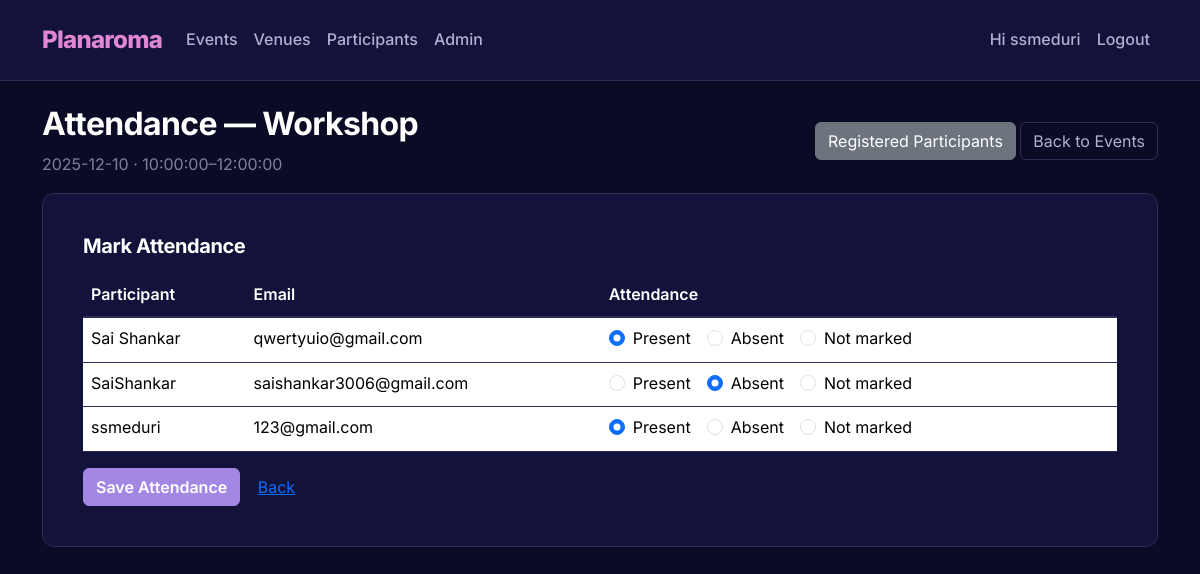
The app's page /event/1/attendance (signed in) with its own data.
### app/models.py (models this page shows, shortened)
class User(UserMixin, db.Model):
    __tablename__ = 'user'
    id = db.Column(db.Integer, primary_key=True)
    username = db.Column(db.String(80), unique=True, nullable=False)
    password_hash = db.Column(db.String(200), nullable=False)
    role = db.Column(db.String(20), nullable=False, default='viewer')  # admin, staff, viewer

class Event(db.Model):
    __tablename__ = 'event'
    id = db.Column(db.Integer, primary_key=True)
    title = db.Column(db.String(120), nullable=False)
    description = db.Column(db.Text)
    date = db.Column(db.Date, nullable=False)
    start_time = db.Column(db.Time, nullable=False)
    end_time = db.Column(db.Time, nullable=False)
    venue_id = db.Column(db.Integer, db.ForeignKey('venue.id'), nullable=False)
    participant_assoc = db.relationship('EventParticipant', back_populates='event', cascade='all, delete-orphan')
    participants = db.relationship(
        'Participant',
        secondary='event_participants',
        back_populates='events',
        overlaps="participant_assoc,event_assoc"
    )

class EventParticipant(db.Model):
    __tablename__ = 'event_participants'
    event_id = db.Column(db.Integer, db.ForeignKey('event.id'), primary_key=True)
    participant_id = db.Column(db.Integer, db.ForeignKey('participant.id'), primary_key=True)
    attendance_status = db.Column(db.String(20), nullable=False, default='not_marked')
    event = db.relationship('Event', back_populates='participant_assoc', overlaps="participants,event_assoc")
    participant = db.relationship('Participant', back_populates='event_assoc', overlaps="events,participant_assoc")

class Participant(db.Model):
    __tablename__ = 'participant'
    id = db.Column(db.Integer, primary_key=True)
    name = db.Column(db.String(150), nullable=False)
    email = db.Column(db.String(200), nullable=True)
    phone = db.Column(db.String(50), nullable=True)
    notes = db.Column(db.Text, nullable=True)  # added notes column
    event_assoc = db.relationship('EventParticipant', back_populates='participant', cascade='all, delete-orphan')
    events = db.relationship(
        'Event',
        secondary='event_participants',
        back_populates='participants',
        overlaps="participant_assoc,event_assoc"
    )

### app/routes.py (the view)
@main_bp.route('/event/<int:event_id>/attendance')
@login_required
@require_roles('admin', 'staff')
def event_attendance_view(event_id):
    event = Event.query.get_or_404(event_id)
    assocs = EventParticipant.query.filter_by(event_id=event.id).join(Participant).order_by(Participant.name).all()
    return render_template('events/attendance.html', event=event, assocs=assocs)

### app/__init__.py (called while the page is built)
def create_app():
    app = Flask(__name__, static_folder='static', template_folder='templates')
    app.config.from_object(Config)
    db.init_app(app)
    login_manager.init_app(app)
    from .models import User
    @login_manager.user_loader
    def load_user(user_id):
        return User.query.get(int(user_id))
    from .routes import main_bp
    from .auth import auth_bp
    app.register_blueprint(main_bp)
    app.register_blueprint(auth_bp)
    return app

### app/utils.py (called while the page is built)
def require_roles(*roles):
    def decorator(f):
        @wraps(f)
        def wrapped(*args, **kwargs):
            if not current_user or not current_user.is_authenticated:
                abort(403)
            if current_user.role not in roles:
                abort(403)
            return f(*args, **kwargs)
        return wrapped
    return decorator

### app/templates/events/attendance.html
{% extends 'base.html' %}
{% block content %}
<div class="d-flex justify-content-between align-items-center mb-3">
  <div>
    <h2>Attendance — {{ event.title }}</h2>
    <p class="text-muted mb-0">{{ event.date }} · {{ event.start_time }}–{{ event.end_time }}</p>
  </div>
  <div>
    <a class="btn btn-secondary" href="{{ url_for('main.event_participants_view', event_id=event.id) }}">Registered Participants</a>
    <a class="btn btn-outline-secondary" href="{{ url_for('main.list_events') }}">Back to Events</a>
  </div>
</div>
<form method="POST" action="{{ url_for('main.update_event_attendance', event_id=event.id) }}">
  <div class="card mb-3">
    <div class="card-body">
      <h5 class="card-title">Mark Attendance</h5>
      {% if assocs %}
      <table class="table">
        <thead>
          <tr><th>Participant</th><th>Email</th><th>Attendance</th></tr>
        </thead>
        <tbody>
          {% for assoc in assocs %}
          <tr>
            <td>{{ assoc.participant.name }}</td>
            <td>{{ assoc.participant.email or '-' }}</td>
            <td>
              <div class="btn-group" role="group" aria-label="attendance-{{ assoc.participant.id }}">
                <div class="form-check form-check-inline">
                  <input class="form-check-input" type="radio"
                         name="status_{{ assoc.participant.id }}"
                         id="present_{{ assoc.participant.id }}"
                         value="present"
                         {% if assoc.attendance_status == 'present' %}checked{% endif %}>
                  <label class="form-check-label" for="present_{{ assoc.participant.id }}">Present</label>
                </div>
                <div class="form-check form-check-inline">
                  <input class="form-check-input" type="radio"
                         name="status_{{ assoc.participant.id }}"
                         id="absent_{{ assoc.participant.id }}"
                         value="absent"
                         {% if assoc.attendance_status == 'absent' %}checked{% endif %}>
                  <label class="form-check-label" for="absent_{{ assoc.participant.id }}">Absent</label>
                </div>
                <div class="form-check form-check-inline">
                  <input class="form-check-input" type="radio"
                         name="status_{{ assoc.participant.id }}"
                         id="not_{{ assoc.participant.id }}"
                         value="not_marked"
                         {% if assoc.attendance_status == 'not_marked' %}checked{% endif %}>
                  <label class="form-check-label" for="not_{{ assoc.participant.id }}">Not marked</label>
                </div>
              </div>
            </td>
          </tr>
          {% endfor %}
        </tbody>
      </table>
      <div class="mt-3">
        <button class="btn btn-primary">Save Attendance</button>
        <a class="btn btn-link" href="{{ url_for('main.event_participants_view', event_id=event.id) }}">Back</a>
      </div>
      {% else %}
        <p class="text-muted">No participants registered for this event.</p>
      {% endif %}
    </div>
  </div>
</form>
{% endblock %}

### app/templates/base.html (shortened to what this page needs)
<!doctype html>
<html lang="en">
<head>
    <link href="https://cdn.jsdelivr.net/npm/bootstrap@5.3.2/dist/css/bootstrap.min.css" rel="stylesheet">
    <link href="{{ url_for('static', filename='style.css') }}" rel="stylesheet">
</head>
<body>
<nav class="navbar navbar-expand-lg navbar-light bg-light mb-4">
  <div class="container">
    <a class="navbar-brand" href="{{ url_for('main.dashboard') }}">
        Planaroma
    </a>
    <div class="collapse navbar-collapse" id="navbarNav">
      <ul class="navbar-nav me-auto">
        <li class="nav-item">
          <a class="nav-link" href="{{ url_for('main.list_events') }}">Events</a>
        </li>
        <li class="nav-item">
          <a class="nav-link" href="{{ url_for('main.list_venues') }}">Venues</a>
        </li>
        <li class="nav-item">
          <a class="nav-link" href="{{ url_for('main.list_participants') }}">Participants</a>
        </li>
        {% if current_user.is_authenticated and current_user.role == 'admin' %}
        <li class="nav-item">
        <a class="nav-link" href="{{ url_for('main.admin_list_users') }}">Admin</a>
         </li>
{% endif %}
      </ul>
      <ul class="navbar-nav ms-auto">
        {% if current_user.is_authenticated %}
          <li class="nav-item">
            <a class="nav-link">Hi {{ current_user.username }}</a>
          </li>
          <li class="nav-item">
            <a class="nav-link" href="{{ url_for('auth.logout') }}">Logout</a>
          </li>
        {% else %}
          <li class="nav-item">
            <a class="nav-link" href="{{ url_for('auth.login') }}">Login</a>
          </li>
        {% endif %}
      </ul>
    </div>
  </div>
</nav>
<div class="container">
    {% block content %}{% endblock %}
</div>
</body>
</html>

### app/static/style.css (style rules this page uses)
:root { --bg-primary: #0B0B26; --card-surface: #12123A; --text-primary: #FFFFFF; --text-secondary: #B0B0D0; --accent-pink: #E086D3; --accent-purple: #A288E3; --border-color: #2D2D55; --border-radius: 12px; --font-family: 'Inter', sans-serif; }
body { background-color: var(--bg-primary); color: var(--text-secondary); font-family: var(--font-family); line-height: 1.6; }
h1, h2, h3, h4, h5, h6 { color: var(--text-primary); font-weight: 700; letter-spacing: -0.02em; }
a { color: var(--accent-purple); text-decoration: none; transition: color 0.2s ease; }
.navbar { background-color: var(--card-surface) !important; border-bottom: 1px solid var(--border-color); padding: 1rem 0; }
.navbar-brand { color: var(--accent-pink) !important; font-weight: 800; font-size: 1.5rem; letter-spacing: -0.03em; }
.nav-link { color: var(--text-secondary) !important; font-weight: 500; }
.card { background-color: var(--card-surface); border: 1px solid var(--border-color); border-radius: var(--border-radius); padding: 1.5rem; margin-bottom: 1.5rem; box-shadow: none; }
.card-title { color: var(--text-primary); font-weight: 700; margin-bottom: 1rem; }
.btn-primary { background-color: var(--accent-purple); border-color: var(--accent-purple); color: #fff; font-weight: 600; }
.btn-outline-secondary { color: var(--text-secondary); border-color: var(--border-color); }
.table { color: var(--text-secondary); border-color: var(--border-color); }
.table thead th { background-color: var(--card-surface); color: var(--text-primary); border-bottom: 2px solid var(--border-color); font-weight: 600; }
.table td, .table th { border-color: var(--border-color); }
.text-muted { color: rgba(176, 176, 208, 0.7) !important; }

### records on screen
User: username "ssmeduri"
Event: title "Workshop", date "2025-12-10", start_time "10:00:00", end_time "12:00:00"
EventParticipant: participant.name "Sai Shankar", participant "qwertyuio@gmail.com", attendance_status "☑ Present", attendance_status "☐ Absent", attendance_status "☐ Not marked"
EventParticipant: participant.name "SaiShankar", participant "saishankar3006@gmail.com", attendance_status "☐ Present", attendance_status "☑ Absent", attendance_status "☐ Not marked"
EventParticipant: participant.name "ssmeduri", participant "123@gmail.com", attendance_status "☑ Present", attendance_status "☐ Absent", attendance_status "☐ Not marked"
